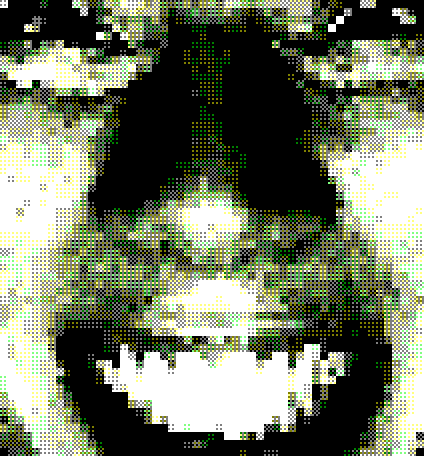
#> input picture images/bem5.png, 424 x 456 px
$ python main.py --input ../images/bem5.png --output out.png
#> lines starting #> are read from the running program, lines starting #| are printed output that depends on the picture
### pixforge/utils/loader.py
"""Image loading and saving utilities using Pillow, with NumPy arrays.

All processing in this project should occur on NumPy arrays. These helpers
only convert between Pillow images and NumPy `uint8` RGB arrays for IO.
"""
from __future__ import annotations

from pathlib import Path
from typing import Union

import numpy as np
from PIL import Image


Array = np.ndarray


def load_image(path: Union[str, Path]) -> Array:
    """Load an image file into an RGB NumPy array (uint8).

    Parameters
    ----------
    path : str | Path
        Path to an image supported by Pillow.

    Returns
    -------
    np.ndarray
        Array of shape (H, W, 3), dtype=uint8, in RGB order.
    """
#> called with path = '../images/bem5.png'
    p = Path(path)
    with Image.open(p) as im:
#> im is the input picture: PIL image 424x456 RGB; mean R, G, B 115.2, 122.3, 101.3
        im = im.convert("RGB")
        arr = np.array(im, dtype=np.uint8)
    return arr


def save_image(arr: Array, path: Union[str, Path]) -> None:
    """Save an RGB NumPy array (uint8) to an image file via Pillow.

    Parameters
    ----------
    arr : np.ndarray
        Array of shape (H, W, 3), dtype=uint8.
    path : str | Path
        Output file path. The format is inferred from the extension.
    """
    if not isinstance(arr, np.ndarray):
        raise TypeError("arr must be a NumPy array")
    if arr.dtype != np.uint8:
        raise TypeError("arr must have dtype=uint8")
    if arr.ndim != 3 or arr.shape[2] != 3:
        raise ValueError("arr must have shape (H, W, 3)")

    p = Path(path)
    im = Image.fromarray(arr, mode="RGB")
    im.save(p)

### pixforge/utils/upscale.py
"""Nearest-neighbor upscaling for NumPy arrays."""
from __future__ import annotations

import numpy as np

Array = np.ndarray


def upscale_nearest(arr: Array, factor: int) -> Array:
    """Upscale an RGB image array by an integer factor using nearest-neighbor.

    Parameters
    ----------
    arr : np.ndarray
        Input array of shape (H, W, 3), dtype=uint8.
    factor : int
        Upscale factor (>=1).

    Returns
    -------
    np.ndarray
        Upscaled image array.
    """
#> called with factor = 2
    if not isinstance(arr, np.ndarray) or arr.ndim != 3 or arr.shape[2] != 3:
        raise ValueError("arr must be an RGB image with shape (H, W, 3)")
    if factor < 1:
        raise ValueError("factor must be >= 1")
    if factor == 1:
        return arr.copy()

    up = np.repeat(np.repeat(arr, factor, axis=0), factor, axis=1)
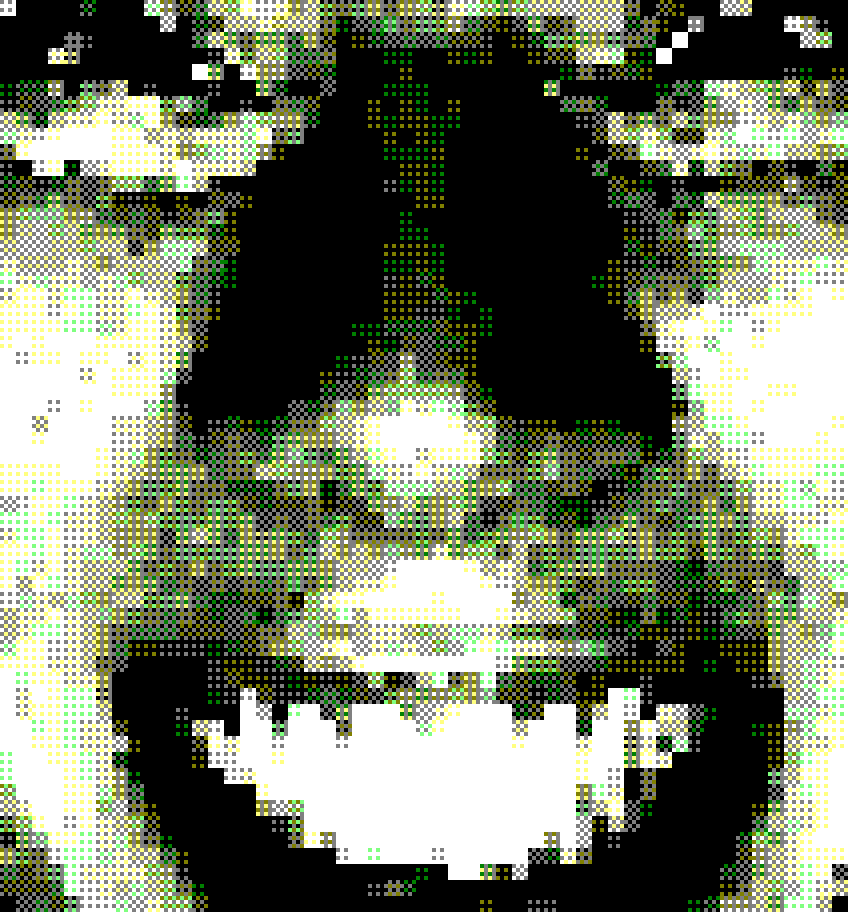
#> up: shape (912, 848, 3); mean R, G, B 115.2, 122.3, 101.3
    return up.astype(np.uint8)

### pixforge/dithers/__init__.py
"""Dithering algorithms and a unified entry-point for application.

Exported API
------------
- apply_dither(image_array, num_colors, method="floyd")

Supported methods
-----------------
- "none"   : no dithering; uniform per-channel quantization to a cubic grid
- "floyd"  : Floyd–Steinberg error diffusion
- "atkinson": Atkinson error diffusion
- "burkes" : Burkes error diffusion
- "sierra" : Sierra-3 error diffusion
- "bayer2" : Ordered/Bayer dithering using a 2x2 matrix
- "bayer4" : Ordered/Bayer dithering using a 4x4 matrix
- "bayer8" : Ordered/Bayer dithering using a 8x8 matrix

Implementation notes
--------------------
All dithers operate on NumPy arrays. Quantization uses a per-channel
uniform grid with L levels per channel where L^3 approximates the
requested total number of colors.
"""
from __future__ import annotations

from typing import Literal

import numpy as np

from . import floyd, atkinson, burkes, sierra, bayer

Array = np.ndarray


def _levels_from_num_colors(num_colors: int) -> int:
    """Compute per-channel levels L such that L^3 ~= num_colors (L>=2).

    This provides a uniform RGB grid with up to L^3 colors. We choose L so that
    L^3 <= num_colors, but if num_colors < 8 we still enforce L>=2 (giving 8 colors).
    """
#> called with num_colors = 256
    if num_colors < 2:
        raise ValueError("num_colors must be >= 2")
    # Start near the cubic root, adjust to fit under the limit
    L = int(round(num_colors ** (1 / 3)))
    L = max(2, L)
    while L ** 3 > num_colors and L > 2:
        L -= 1
    while (L + 1) ** 3 <= num_colors:
        L += 1
    return max(2, L)


def _quantize_none(arr: Array, L: int) -> Array:
    """Uniform per-channel quantization to L levels (no dithering)."""
#> called with L = 6
    arrf = arr.astype(np.float32)
    if L <= 1:
        return np.zeros_like(arr, dtype=np.uint8)
    q = np.rint((arrf * (L - 1) / 255.0)).clip(0, L - 1)
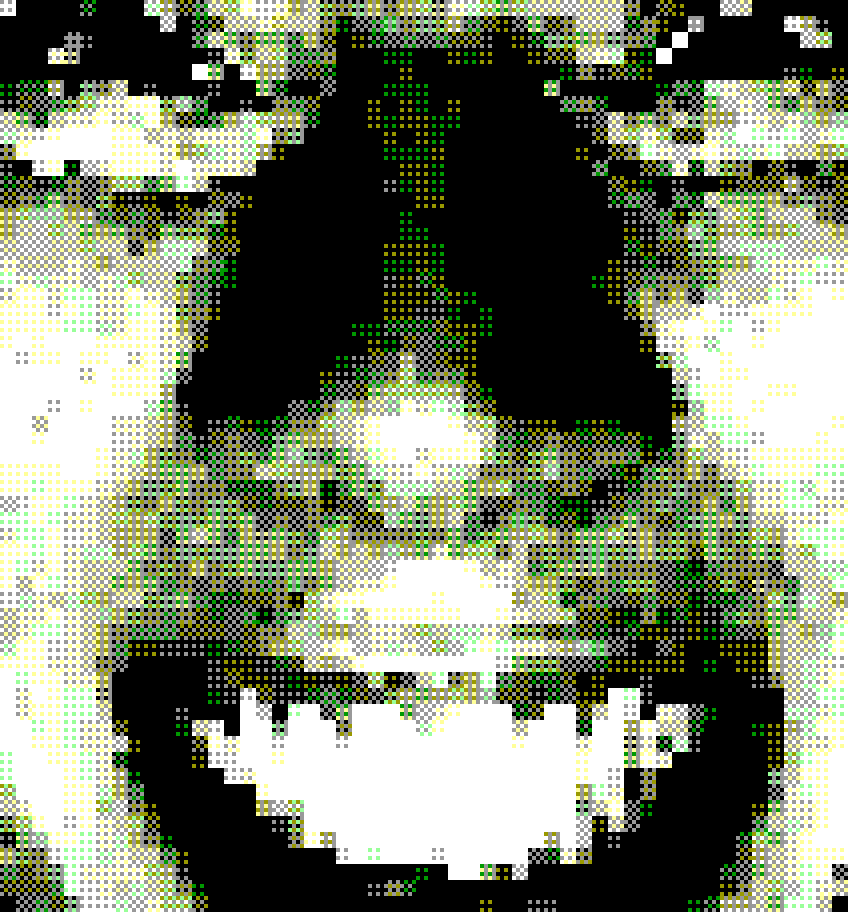
#> q: shape (912, 848, 3) float32; mean R, G, B 2.39, 2.53, 2.12; drawn with min black and max white
    out = np.rint(q * (255.0 / (L - 1))).clip(0, 255).astype(np.uint8)
    return out


def apply_dither(
    image_array: Array,
    num_colors: int,
    method: Literal[
        "none", "floyd", "atkinson", "burkes", "sierra", "bayer2", "bayer4", "bayer8"
    ] = "floyd",
) -> Array:
    """Apply the selected dithering method to an image array.

    Parameters
    ----------
    image_array : np.ndarray
        RGB image array of shape (H, W, 3), dtype=uint8.
    num_colors : int
        Approximate total palette size (colors) to quantize to.
    method : str
        Dithering method to apply.

    Returns
    -------
    np.ndarray
        Dithered and quantized image array, dtype=uint8.
    """
    if not isinstance(image_array, np.ndarray) or image_array.ndim != 3 or image_array.shape[2] != 3:
        raise ValueError("image_array must be an RGB array with shape (H, W, 3)")
    if num_colors < 2:
        raise ValueError("num_colors must be >= 2")

    L = _levels_from_num_colors(num_colors)

    m = method.lower()
    if m == "none":
        return _quantize_none(image_array, L)
    if m == "floyd":
        return floyd.dither_floyd(image_array, L)
    if m == "atkinson":
        return atkinson.dither_atkinson(image_array, L)
    if m == "burkes":
        return burkes.dither_burkes(image_array, L)
    if m == "sierra":
        return sierra.dither_sierra(image_array, L)
    if m == "bayer2":
        return bayer.dither_bayer(image_array, L, size=2)
    if m == "bayer4":
        return bayer.dither_bayer(image_array, L, size=4)
    if m == "bayer8":
        return bayer.dither_bayer(image_array, L, size=8)

    raise ValueError(f"Unknown dithering method: {method}")


__all__ = ["apply_dither"]

### pixforge/main.py
"""Command-line entry point for AshDithEr.

This tool loads an image, pixelates it, optionally upscales it,
reduces it to a limited color palette, applies a selected dithering
algorithm, and saves the result.

All processing occurs on NumPy arrays; Pillow is used only for
loading and saving.

Usage example:
    python -m AshDithEr.main -i input.png -o output.png --pixel 4 --scale 2 --dither floyd --colors 32
"""
from __future__ import annotations

import argparse
from pathlib import Path
from typing import Optional

import numpy as np

from .utils.loader import load_image, save_image
from .utils.pixelate import pixelate, downscale_block_average
from .utils.upscale import upscale_nearest
from .utils.resize import resize_nearest_scale
from .dithers import apply_dither


def parse_args(argv: Optional[list[str]] = None) -> argparse.Namespace:
    """Parse command-line arguments.

    Parameters
    ----------
    argv : list[str] | None
        Optional list of arguments for testing. If None, uses sys.argv.

    Returns
    -------
    argparse.Namespace
        Parsed arguments.
    """
    parser = argparse.ArgumentParser(
        prog="AshDithEr",
        description=(
            "Pixelate, upscale, and dither images using several algorithms. "
            "All processing uses NumPy arrays for a clean, pure-Python pipeline."
        ),
    )

    parser.add_argument("-i", "--input", required=True, help="Path to input image file")
    parser.add_argument("-o", "--output", required=True, help="Path to output image file")

    parser.add_argument(
        "--pixel",
        type=int,
        default=1,
        help=(
            "Downscale factor (>=1). Pipeline: downscale by this factor, then x2, "
            "dither, then x2."
        ),
    )
    parser.add_argument(
        "--scale",
        type=int,
        default=1,
        help=(
            "Optional extra final upscale factor (>=1) after the second x2 step."
        ),
    )
    parser.add_argument(
        "--dither",
        type=str,
        default="none",
        choices=[
            "none",
            "floyd",
            "atkinson",
            "burkes",
            "sierra",
            "bayer2",
            "bayer4",
            "bayer8",
        ],
        help=(
            "Dithering method: none | floyd | atkinson | burkes | sierra | "
            "bayer2 | bayer4 | bayer8"
        ),
    )
    parser.add_argument(
        "--dither-stage",
        type=str,
        default="after-upscale1",
        choices=[
            "after-downscale",
            "after-upscale1",
            "after-upscale2",
            "after-final",
        ],
        help=(
            "When to apply dithering relative to the pipeline: "
            "after-downscale | after-upscale1 | after-upscale2 | after-final. "
            "Default: after-upscale1 (downscale -> x2 -> dither -> x2)."
        ),
    )
    parser.add_argument(
        "--colors",
        type=int,
        default=256,
        help="Target palette size (total colors, e.g., 2..256).",
    )
    parser.add_argument(
        "--dither-scale",
        type=float,
        default=1.0,
        help=(
            "Apply dithering at a scaled resolution: >1 for coarser (larger dots), "
            "<1 for finer (smaller dots). Uses nearest scaling around the chosen stage."
        ),
    )

    return parser.parse_args(argv)


def validate_args(ns: argparse.Namespace) -> None:
    """Validate argument values and raise ValueError for invalid inputs.

    Parameters
    ----------
    ns : argparse.Namespace
        Parsed CLI arguments.
    """
    if ns.pixel < 1:
        raise ValueError("--pixel must be an integer >= 1")
    if ns.scale < 1:
        raise ValueError("--scale must be an integer >= 1")
    if ns.colors < 2:
        raise ValueError("--colors must be >= 2")
    if not Path(ns.input).exists():
        raise ValueError(f"Input file not found: {ns.input}")


def main(argv: Optional[list[str]] = None) -> int:
    """Main entry function for the CLI.

    Parameters
    ----------
    argv : list[str] | None
        Optional list of arguments for testing.

    Returns
    -------
    int
        Exit status code (0 for success, non-zero for failure).
    """
    args = parse_args(argv)
    try:
        validate_args(args)
    except Exception as e:  # pragma: no cover - simple guard
        print(f"Argument error: {e}")
        return 2

    # 1) Load (Pillow -> NumPy RGB uint8)
    img = load_image(args.input)

    # Revised pipeline with flexible dither stage:
    # - Downscale (block-average) by pixel factor
    # - Upscale x2
    # - Dither (configurable stage)
    # - Upscale x2
    # - Optional final upscale

    # 2) Downscale cleanly (block-average) by pixel factor
    img_ds = downscale_block_average(img, args.pixel) if args.pixel > 1 else img.copy()
    # 3) First x2 upscale
    img_up1 = upscale_nearest(img_ds, 2)
    # 4) Second x2 upscale (prepared; may be used depending on stage)
    img_up2 = upscale_nearest(img_up1, 2)
    # 5) Optional extra final upscale (prepared)
    img_final_pre = upscale_nearest(img_up2, args.scale) if args.scale > 1 else img_up2

    stage = args.dither_stage
    d_scale = float(args.dither_scale)
    if stage == "after-downscale":
        base = img_ds
        if d_scale != 1.0:
            tmp = resize_nearest_scale(base, d_scale)
            tmp = apply_dither(tmp, num_colors=args.colors, method=args.dither)
            work = resize_nearest_scale(tmp, 1.0 / d_scale)
        else:
            work = apply_dither(base, num_colors=args.colors, method=args.dither)
        work = upscale_nearest(work, 2)
        work = upscale_nearest(work, 2)
        if args.scale > 1:
            work = upscale_nearest(work, args.scale)
    elif stage == "after-upscale1":
        base = img_up1
        if d_scale != 1.0:
            tmp = resize_nearest_scale(base, d_scale)
            tmp = apply_dither(tmp, num_colors=args.colors, method=args.dither)
            work = resize_nearest_scale(tmp, 1.0 / d_scale)
        else:
            work = apply_dither(base, num_colors=args.colors, method=args.dither)
        work = upscale_nearest(work, 2)
        if args.scale > 1:
            work = upscale_nearest(work, args.scale)
    elif stage == "after-upscale2":
        base = img_up2
        if d_scale != 1.0:
            tmp = resize_nearest_scale(base, d_scale)
            tmp = apply_dither(tmp, num_colors=args.colors, method=args.dither)
            work = resize_nearest_scale(tmp, 1.0 / d_scale)
        else:
            work = apply_dither(base, num_colors=args.colors, method=args.dither)
        if args.scale > 1:
            work = upscale_nearest(work, args.scale)
    elif stage == "after-final":
        base = img_final_pre
        if d_scale != 1.0:
            tmp = resize_nearest_scale(base, d_scale)
            tmp = apply_dither(tmp, num_colors=args.colors, method=args.dither)
            work = resize_nearest_scale(tmp, 1.0 / d_scale)
        else:
            work = apply_dither(base, num_colors=args.colors, method=args.dither)
    else:  # Defensive fallback
        work = apply_dither(img_up1, num_colors=args.colors, method=args.dither)
        work = upscale_nearest(work, 2)
        if args.scale > 1:
            work = upscale_nearest(work, args.scale)

    # 6) Save (NumPy -> Pillow)
    save_image(work, args.output)
    return 0


# [2 lines that do not run on import are left out]

### AshDithEr/main.py
from __future__ import annotations

from pixforge.main import main as _main

if __name__ == "__main__":  # pragma: no cover
    raise SystemExit(_main())
#> (the program exits here)
